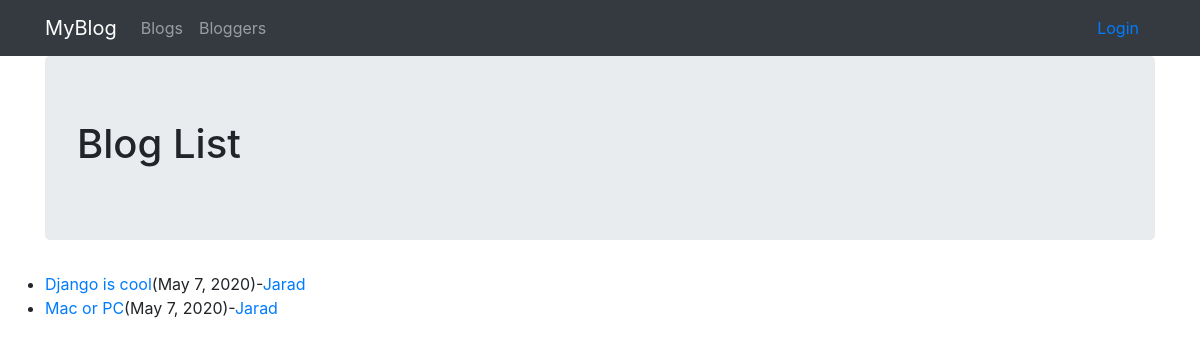
/blog/blogs/, run on the app's committed database.
### blog/models.py (models this page shows, shortened)
class Blog(models.Model):
    name = models.CharField(max_length=200)
    author = models.ForeignKey(BlogAuthor, on_delete=models.SET_NULL, null=True)
    description = models.TextField(max_length=2000, help_text="Enter you blog text here.")
    post_date = models.DateField(default=date.today)
    class Meta:
        ordering = ["-post_date"]
    def get_absolute_url(self):
        return reverse('blog-detail', args=[str(self.id)])

class BlogAuthor(models.Model):
    user = models.OneToOneField(User, on_delete=models.SET_NULL, null=True)
    bio = models.TextField(max_length=400, help_text="Enter your bio details here.")
    class Meta:
        ordering = ["user","bio"]
    def __str__(self):
        return self.user.username

### blog/views.py (the view)
# urls.py: path('blogs/',views.BlogListView.as_view(),name='blogs'),
class BlogListView(generic.ListView):
    model=Blog

### blog/templates/blog/blog_list.html
{% extends "base.html"%}
{% block body_block %}
    <div class="jumbotron">
        <h1>Blog List</h1>
    </div>
    {% if blog_list %}
        <ul class="list-group">
            {% for blog in blog_list %}
                <li class="list-group-ite">
                    <a href="{{blog.get_absolute_url}}">{{blog.name}}</a>({{blog.post_date}})-<a href="{% url 'blogs-by-author' blog.author.pk %}">{{ blog.author }}</a>
                </li>
            {% endfor %}
        </ul>
        {% else %}
        <p>There are no blogs available</p>
    {% endif %}
{% endblock %}

### blog/templates/base.html (shortened to what this page needs)
<!DOCTYPE html>
{% load static %}
<html lang="en">
<head>
    <link rel="stylesheet" href="https://stackpath.bootstrapcdn.com/bootstrap/4.4.1/css/bootstrap.min.css"
>
</head>
<body>
    <nav class="navbar navbar-dark bg-dark navbar navbar-expand-lg">
        <div class="container">
            <ul class="navbar-nav mr-auto">
                <li><a class="navbar-brand" href="{% url 'index'%}">MyBlog</a></li>
                <li><a class="nav-link" href="{% url 'blogs'%}">Blogs</a></li>
                <li><a class="nav-link" href="{% url 'authors'%}">Bloggers</a></li>
            </ul>
            <ul class="nav justify-content-end">
                {% if user.is_authenticated %}
                    <li class="nav-item">User: {{ user.get_username }}</li>
                    <li class="nav-item"><a class="nav-link active" href="{% url 'logout'%}?next={{request.path}}">Logout</a></li>
                {% else %}
                    <li class="nav-item"><a class="nav-link active" href="{% url 'login'%}?next={{request.path}}">Login</a></li>
                {% endif %}
            </ul>
        </div>
    </nav>
    <div class="container">
        {% block body_block %}{% endblock %}
    </div>
</body>
</html>

### data on the page
Blog: name "Django is cool", post_date "May 7, 2020", author "Jarad"
Blog: name "Mac or PC", post_date "May 7, 2020", author "Jarad"
